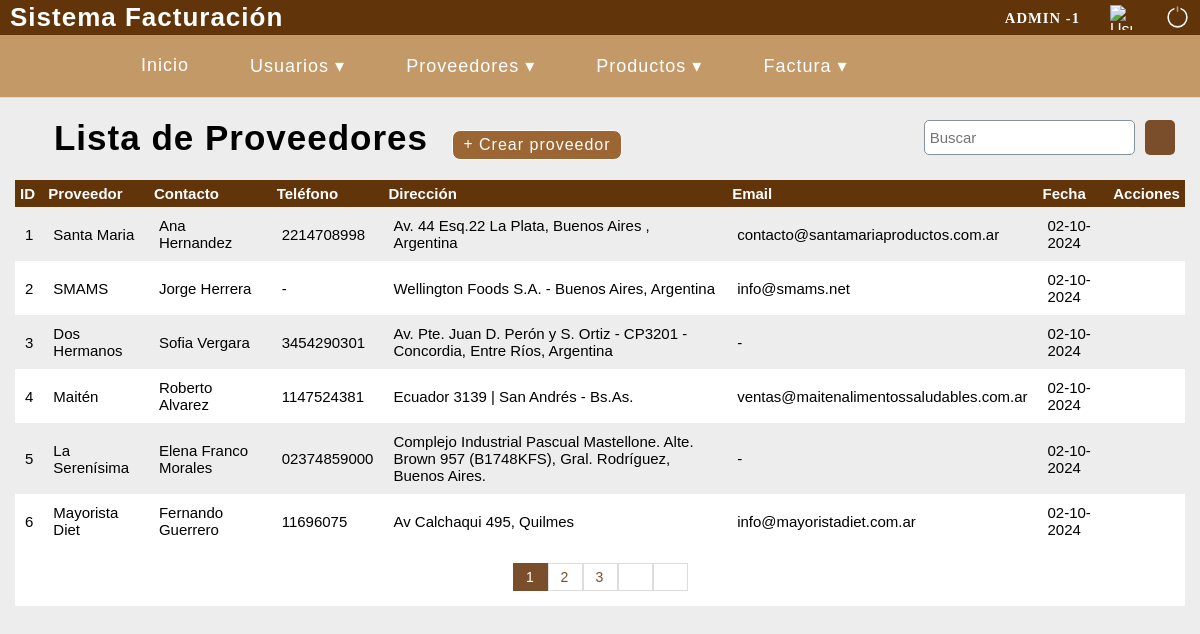
The app's page /lista-proveedor.php (signed in) with its own data.
### tables this page shows
CREATE TABLE `proveedor` (
  `codproveedor` int(11) NOT NULL,
  `proveedor` varchar(100) DEFAULT NULL,
  `contacto` varchar(100) DEFAULT NULL,
  `telefono` varchar(11) DEFAULT NULL,
  `direccion` text DEFAULT NULL,
  `email` varchar(40) NOT NULL,
  `date_add` datetime NOT NULL DEFAULT current_timestamp(),
  `usuario_id` int(11) NOT NULL,
  `estado` int(11) NOT NULL DEFAULT 1
);

### lista-proveedor.php (the view, shortened to what this page needs)
<?php
    include "config/db.php";
?>
<!DOCTYPE html>
<html lang="en">
<head>
    <?php include "includes/scripts.php" ?>
</head>
<body>
    <?php include "includes/header.php" ?>
	<section id="container">
        <h1><i class="fas fa-rectangle-list"></i> Lista de Proveedores</h1>
        <a href="registro-proveedor.php" class="btn-new"><i class="fas fa-plus"></i> Crear proveedor</a>
        <form action="buscar-proveedor.php" method="get" class="form-search">
            <input type="text" name="busqueda" id="busqueda" placeholder="Buscar">
            <button type="submit"class="btn-search"><i class="fa-solid fa-magnifying-glass"></i></button>
        </form>
        <table>
            <tr>
                <th>ID</th>
                <th>Proveedor</th>
                <th>Contacto</th>
                <th>Teléfono</th>
                <th>Dirección</th>
                <th>Email</th>
                <th>Fecha</th>
                <th>Acciones</th>
            </tr>
            <?php
                $sql_register = mysqli_query($conexion, "SELECT COUNT(*) as total_registro FROM proveedor WHERE estado = 1");
                $result_register = mysqli_fetch_array($sql_register);
                $total_registro = $result_register['total_registro'];
                $por_pagina = 6;
                if(empty($_GET['pagina'])){
                    $pagina = 1;
                }else{
                    $pagina = $_GET['pagina'];
                }
                $desde = ($pagina - 1) * $por_pagina;
                $total_paginas = ceil($total_registro / $por_pagina);
                $query = mysqli_query($conexion, "SELECT * FROM proveedor WHERE estado = 1 ORDER BY codproveedor ASC LIMIT $desde, $por_pagina");
                $result = mysqli_num_rows($query);
                if($result > 0){
                    while ($data = mysqli_fetch_array($query)){
                        $formato = 'Y-m-d H:i:s';
                        $fecha = DateTime::createFromFormat($formato, $data["date_add"]);
                    ?>
                        <tr>
                            <td><?php echo $data['codproveedor'] ?></td>
                            <td><?php echo $data['proveedor'] ?></td>
                            <td><?php echo $data['contacto'] ?></td>
                            <td><?php echo $data['telefono'] ?></td>
                            <td><?php echo $data['direccion'] ?></td>
                            <td><?php echo $data['email'] ?></td>
                            <td><?php echo $fecha->format('d-m-Y')?></td>
                            <td>
                                <a href="editar-proveedor.php?id=<?php echo $data['codproveedor'] ?>" style="color: #126e00; padding: 5px;"><i class="fas fa-pencil"></i></a>
                                <a href="eliminar-proveedor.php?id=<?php echo $data['codproveedor'] ?>" style="color: #b11919; padding: 5px;"><i class="fas fa-trash"></i></a>
                            </td>
                        </tr>
                <?php
                    }
                }
                ?>
        </table>
        <div class="paginador">
            <ul>
                <?php
                    for ($i=1; $i <= $total_paginas; $i++){
                        if($i == $pagina){
                            echo '<li class="pageSelected">'.$i.'</li>';
                        }else{
                            echo '<li><a href="?pagina='.$i.'">'.$i.'</a></li>';
                        }
                    }
                    if($pagina != $total_paginas){
                ?>
                <li><a href="?pagina=<?php echo $pagina + 1 ?>"><i class="fas fa-angles-right"></i></a></li>
                <li><a href="?pagina=<?php echo $total_paginas ?>"><i class="fas fa-forward-step"></i></a></li>
                <?php } ?>
            </ul>
        </div>
	</section>
</body>
</html>

### includes/scripts.php (shortened to what this page needs)
<link rel="stylesheet" type="text/css" href="css/style.css">

### includes/header.php (shortened to what this page needs)
<header>
	<div class="header-1">
	        <h1>Sistema Facturación</h1>
                        <div class="optionsBar">
                        <span class="user"><?php echo $_SESSION['user'].' -'.$_SESSION['rol'] ?></span>
                        <img class="photouser" src="img/user.svg" alt="Usuario">
                        <a href="salir.php"><img class="close" src="img/salir.svg" alt="Salir del sistema" title="Salir"></a>
                        </div>
	</div>
        <?php include "nav.php" ?>
</header>

### nav.php (shortened to what this page needs)
<div class="header">
            <nav class="navigation">
                <ul>
                    <li><a href="sistema.php"><i class="fas fa-home"></i>  Inicio</a></li>
                    <?php
                        if($_SESSION['rol'] == 1){
                    ?>
                    <li><a><i class="fas fa-user-group"></i>  Usuarios ▾ </a>
                    </li>
                    <?php  } ?>
                    <?php
                        if($_SESSION['rol'] == 1 || $_SESSION['rol'] == 2){
                    ?>
                    <li><a><i class="fas fa-building"></i> Proveedores ▾ </a>
                    </li>
                    <?php  } ?>
                    <li><a><i class="fa-solid fa-cubes-stacked"></i> Productos ▾ </a>
                    </li>
                    <li><a href="#"><i class="fas fa-file-alt"></i> Factura ▾ </a>
                </ul>
            </nav>
</div>

### css/style.css (style rules this page uses)
* { margin: 0; padding: 0; box-sizing: border-box; font-family: Arial, Helvetica, sans-serif; }
body { background: #ededed; }
h1, h2, h3, h4, h5, h6 { font-family: Arial, Helvetica, sans-serif; letter-spacing: 1px; }
h1 { font-size: 26px; }
a { text-decoration: none; font-family: arial; letter-spacing: 1px; }
span { font-family: Arial; letter-spacing: 1px; font-size: 14px; line-height: 20px; }
header { position: fixed; width: 100%; }
.header-1 { color: #FFF; background: #61340a; height: 35px; display: -webkit-flex; display: -moz-flex; display: -ms-flex; display: -o-flex; display: flex; justify-content: space-between; align-items: center; padding: 10px; }
.optionsBar { display: -webkit-flex; display: -moz-flex; display: -ms-flex; display: -o-flex; display: flex; justify-content: center; align-items: center; }
.optionsBar span { color: #FFF; font-size: 11pt; font-family: 'GothamBook'; text-transform: uppercase; margin-left: 30px; }
.photouser { margin-left: 30px; width: 25px; height: 25px; }
.close { width: 25px; height: 25px; }
.optionsBar a { display: -webkit-flex; display: -moz-flex; display: -ms-flex; display: -o-flex; display: flex; margin-left: 30px; }
.header { background-color: #c49968; display:flex; justify-content: space-between; align-items: center; width: 100%; padding: 0 100px; border-bottom: 1px solid #dbdbdb; }
.navigation ul { list-style: none; }
.navigation ul li { float: left; position: relative; }
.navigation ul li a { font-size: 18px; color: #fff; text-decoration: none; padding: 20px; display: block; transition: all .2s ease; }
#container { padding: 110px 15px 15px; }
input, select { display: block; width: 100%; font-size: 15px; padding: 5px; border: 1px solid #85929e; border-radius: 5px; }
#container h1 { font-size: 35px; display: inline-block; }
.btn-new { display: inline-block; background: #9c6634; color: #fff; padding: 5px 20px; border-radius: 8px; margin: 20px; border: 0.5px solid; padding: 5px 10px; text-decoration: none; }
table { border-collapse: collapse; font-size: 15px; width: 100%; }
table th { text-align: left; padding: 5px; background-color: #61340a; color: #fff; }
table tr:nth-child(odd) { background-color: #fff; }
table td { padding: 10px; }
.btn-eliminar, span { font-weight: bold; color: #61340a; font-size: 15px; font-family: Arial, Helvetica, sans-serif; }
.paginador ul { padding: 15px; list-style: none; background-color: #fff; display: -webkit-flex; display: -moz-flex; display: -ms-flex; display: -o-flex; display: flex; justify-content: center; }
.paginador a, .pageSelected { color: #7a4e2a; border: 1px solid #ddd; padding: 5px; display: inline-block; font-size: 14px; text-align: center; width: 35px; }
.pageSelected { color: #fff; background-color: #7a4e2a; border: 1px solid #7a4e2a; }
.form-search { display: -webkit-flex; display: -moz-flex; display: -ms-flex; display: -o-flex; display: flex; float: right; background: initial; padding: 10px; border-radius: 10px; }
.form-search .btn-search { background: #7a4e2a; color: #fff; padding: 10px; border: 0; cursor: pointer; margin-left: 10px; border-radius: 5px; }

### records on screen
proveedor: codproveedor "1", proveedor "Santa Maria", contacto "Ana Hernandez", telefono "2214708998", direccion "Av. 44 Esq.22 La Plata, Buenos Aires , Argentina", email "contacto@santamariaproductos.com.ar", date_add "02-10-2024"
proveedor: codproveedor "2", proveedor "SMAMS", contacto "Jorge Herrera", telefono "-", direccion "Wellington Foods S.A. - Buenos Aires, Argentina", email "info@smams.net", date_add "02-10-2024"
proveedor: codproveedor "3", proveedor "Dos Hermanos", contacto "Sofia Vergara", telefono "3454290301", direccion "Av. Pte. Juan D. Perón y S. Ortiz - CP3201 - Concordia, Entre Ríos, Argentina", email "-", date_add "02-10-2024"
proveedor: codproveedor "4", proveedor "Maitén", contacto "Roberto Alvarez", telefono "1147524381", direccion "Ecuador 3139 | San Andrés - Bs.As.", email "ventas@maitenalimentossaludables.com.ar", date_add "02-10-2024"
proveedor: codproveedor "5", proveedor "La Serenísima", contacto "Elena Franco Morales", telefono "02374859000", direccion "Complejo Industrial Pascual Mastellone. Alte. Brown 957 (B1748KFS), Gral. Rodríguez, Buenos Aires.", email "-", date_add "02-10-2024"
proveedor: codproveedor "6", proveedor "Mayorista Diet", contacto "Fernando Guerrero", telefono "11696075", direccion "Av Calchaqui 495, Quilmes", email "info@mayoristadiet.com.ar", date_add "02-10-2024"

### other values on screen
$_SESSION['user'] "ADMIN"
$_SESSION['rol'] "1"
